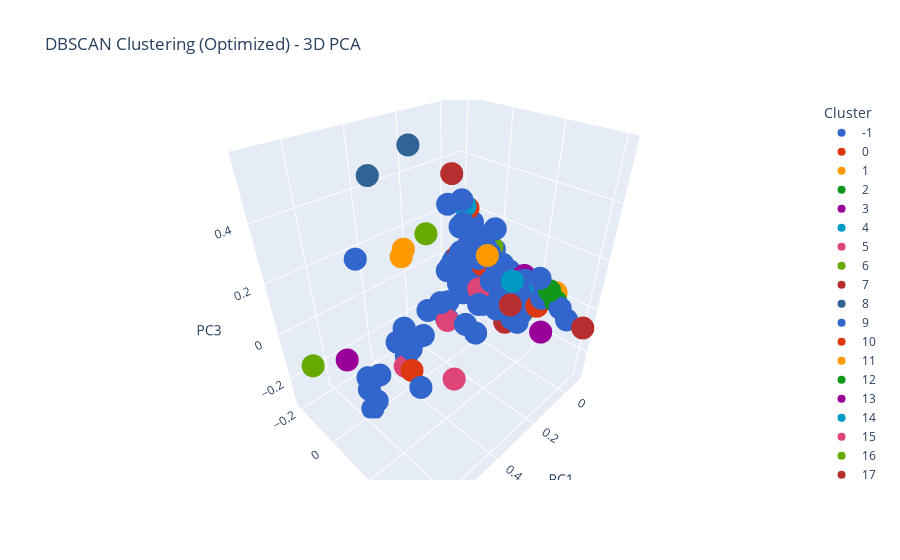

Write notebook code for a chart like this one.
### Code cell
# Convert the abstracts to TF-IDF vectors
vectorizer = TfidfVectorizer(stop_words='english', max_df=0.85, min_df=1)
X_sparse = vectorizer.fit_transform(abstracts)
X_dense = X_sparse.toarray()  # DBSCAN (and silhouette score) requires a dense representation

# --- Step 2: Grid Search for Optimal DBSCAN Parameters ---
# Define ranges for eps and min_samples. Adjust these ranges based on your data scale.
eps_values = np.arange(0.1, 1.0, 0.1)
min_samples_values = [2, 3, 4, 5]

best_score = -1
best_params = None
best_labels = None

print("Searching for optimal DBSCAN parameters...\n")
for eps in eps_values:
    for min_samples in min_samples_values:
        dbscan = DBSCAN(eps=eps, min_samples=min_samples)
        labels = dbscan.fit_predict(X_dense)
        
        # Count clusters (excluding noise labeled as -1)
        cluster_labels = [label for label in labels if label != -1]
        n_clusters = len(set(cluster_labels))
        
        # Evaluate silhouette score only if there are at least 2 clusters
        if n_clusters > 1:
            score = silhouette_score(X_dense, labels)
            print(f"eps: {eps:.2f}, min_samples: {min_samples}, clusters (excl. noise): {n_clusters}, silhouette score: {score:.3f}")
            if score > best_score:
                best_score = score
                best_params = (eps, min_samples)
                best_labels = labels
        else:
            print(f"eps: {eps:.2f}, min_samples: {min_samples} produced less than 2 clusters; skipping silhouette score.")

if best_params is not None:
    print(f"\nOptimal parameters: eps = {best_params[0]:.2f}, min_samples = {best_params[1]} with silhouette score = {best_score:.3f}")
else:
    print("No valid clustering (at least 2 clusters) found in the specified parameter grid.")

# --- Step 3: Visualize the Best DBSCAN Clustering ---
if best_labels is not None:
    # Option A: Visualize in 2D using PCA and matplotlib
    pca = PCA(n_components=2, random_state=42)
    X_pca = pca.fit_transform(X_dense)
    
    plt.figure(figsize=(8, 6))
    scatter = plt.scatter(X_pca[:, 0], X_pca[:, 1], c=best_labels, cmap='viridis', s=100)
    plt.title("DBSCAN Clustering (Optimized) - 2D PCA")
    plt.xlabel("PCA Component 1")
    plt.ylabel("PCA Component 2")
    plt.colorbar(scatter, label='Cluster Label')
    plt.show()

    # Option B: Visualize in 3D using PCA and Plotly (interactive)
    pca3d = PCA(n_components=3, random_state=42)
    X_pca3d = pca3d.fit_transform(X_dense)
    df = pd.DataFrame(X_pca3d, columns=['PC1', 'PC2', 'PC3'])
    df['Cluster'] = best_labels.astype(str)  # Convert labels to string for categorical coloring

    fig = px.scatter_3d(df, x='PC1', y='PC2', z='PC3',
                        color='Cluster',
                        title="DBSCAN Clustering (Optimized) - 3D PCA",
                        color_discrete_sequence=px.colors.qualitative.G10)
    fig.update_traces(marker=dict(size=8))
    fig.show()
